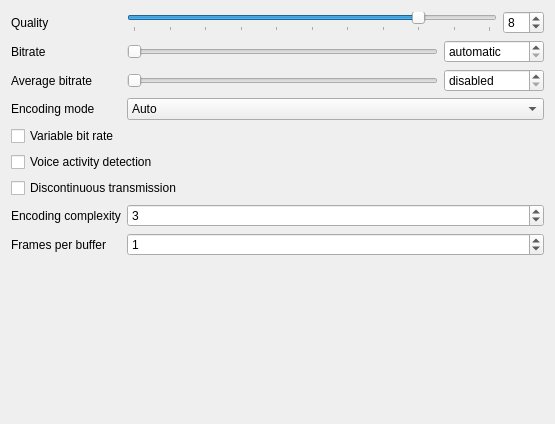
<?xml version="1.0" encoding="UTF-8"?>
<ui version="4.0">
 <class>TranscoderOptionsSpeex</class>
 <widget class="QWidget" name="TranscoderOptionsSpeex">
  <property name="geometry">
   <rect>
    <x>0</x>
    <y>0</y>
    <width>555</width>
    <height>424</height>
   </rect>
  </property>
  <property name="windowTitle">
   <string>Form</string>
  </property>
  <layout class="QFormLayout" name="formLayout">
   <item row="0" column="0">
    <widget class="QLabel" name="label">
     <property name="text">
      <string>Quality</string>
     </property>
    </widget>
   </item>
   <item row="0" column="1">
    <layout class="QHBoxLayout" name="horizontalLayout_2">
     <item>
      <widget class="QSlider" name="quality_slider">
       <property name="maximum">
        <number>10</number>
       </property>
       <property name="value">
        <number>8</number>
       </property>
       <property name="orientation">
        <enum>Qt::Horizontal</enum>
       </property>
       <property name="tickPosition">
        <enum>QSlider::TicksBelow</enum>
       </property>
      </widget>
     </item>
     <item>
      <widget class="QSpinBox" name="quality_spinbox">
       <property name="maximum">
        <number>10</number>
       </property>
       <property name="value">
        <number>8</number>
       </property>
      </widget>
     </item>
    </layout>
   </item>
   <item row="1" column="0">
    <widget class="QLabel" name="label_2">
     <property name="text">
      <string>Bitrate</string>
     </property>
    </widget>
   </item>
   <item row="1" column="1">
    <layout class="QHBoxLayout" name="horizontalLayout">
     <item>
      <widget class="QSlider" name="bitrate_slider">
       <property name="maximum">
        <number>320</number>
       </property>
       <property name="singleStep">
        <number>8</number>
       </property>
       <property name="pageStep">
        <number>32</number>
       </property>
       <property name="orientation">
        <enum>Qt::Horizontal</enum>
       </property>
      </widget>
     </item>
     <item>
      <widget class="QSpinBox" name="bitrate_spinbox">
       <property name="minimumSize">
        <size>
         <width>100</width>
         <height>0</height>
        </size>
       </property>
       <property name="specialValueText">
        <string>automatic</string>
       </property>
       <property name="suffix">
        <string> kbps</string>
       </property>
       <property name="maximum">
        <number>320</number>
       </property>
       <property name="singleStep">
        <number>8</number>
       </property>
      </widget>
     </item>
    </layout>
   </item>
   <item row="2" column="0">
    <widget class="QLabel" name="label_4">
     <property name="text">
      <string>Average bitrate</string>
     </property>
    </widget>
   </item>
   <item row="2" column="1">
    <layout class="QHBoxLayout" name="horizontalLayout_3">
     <item>
      <widget class="QSlider" name="abr_slider">
       <property name="maximum">
        <number>320</number>
       </property>
       <property name="singleStep">
        <number>8</number>
       </property>
       <property name="pageStep">
        <number>32</number>
       </property>
       <property name="orientation">
        <enum>Qt::Horizontal</enum>
       </property>
      </widget>
     </item>
     <item>
      <widget class="QSpinBox" name="abr_spinbox">
       <property name="minimumSize">
        <size>
         <width>100</width>
         <height>0</height>
        </size>
       </property>
       <property name="specialValueText">
        <string>disabled</string>
       </property>
       <property name="suffix">
        <string> kbps</string>
       </property>
       <property name="maximum">
        <number>320</number>
       </property>
       <property name="singleStep">
        <number>8</number>
       </property>
      </widget>
     </item>
    </layout>
   </item>
   <item row="3" column="0">
    <widget class="QLabel" name="label_3">
     <property name="text">
      <string>Encoding mode</string>
     </property>
    </widget>
   </item>
   <item row="3" column="1">
    <widget class="QComboBox" name="mode">
     <item>
      <property name="text">
       <string>Auto</string>
      </property>
     </item>
     <item>
      <property name="text">
       <string>Ultra wide band (UWB)</string>
      </property>
     </item>
     <item>
      <property name="text">
       <string>Wide band (WB)</string>
      </property>
     </item>
     <item>
      <property name="text">
       <string>Narrow band (NB)</string>
      </property>
     </item>
    </widget>
   </item>
   <item row="4" column="0" colspan="2">
    <widget class="QCheckBox" name="vbr">
     <property name="text">
      <string>Variable bit rate</string>
     </property>
    </widget>
   </item>
   <item row="5" column="0" colspan="2">
    <widget class="QCheckBox" name="vad">
     <property name="text">
      <string>Voice activity detection</string>
     </property>
    </widget>
   </item>
   <item row="6" column="0" colspan="2">
    <widget class="QCheckBox" name="dtx">
     <property name="text">
      <string>Discontinuous transmission</string>
     </property>
    </widget>
   </item>
   <item row="7" column="0">
    <widget class="QLabel" name="label_5">
     <property name="text">
      <string>Encoding complexity</string>
     </property>
    </widget>
   </item>
   <item row="7" column="1">
    <widget class="QSpinBox" name="complexity">
     <property name="maximum">
      <number>10000</number>
     </property>
     <property name="value">
      <number>3</number>
     </property>
    </widget>
   </item>
   <item row="8" column="0">
    <widget class="QLabel" name="label_6">
     <property name="text">
      <string>Frames per buffer</string>
     </property>
    </widget>
   </item>
   <item row="8" column="1">
    <widget class="QSpinBox" name="nframes">
     <property name="maximum">
      <number>10000</number>
     </property>
     <property name="value">
      <number>1</number>
     </property>
    </widget>
   </item>
  </layout>
 </widget>
 <tabstops>
  <tabstop>quality_slider</tabstop>
  <tabstop>quality_spinbox</tabstop>
  <tabstop>bitrate_slider</tabstop>
  <tabstop>bitrate_spinbox</tabstop>
  <tabstop>abr_slider</tabstop>
  <tabstop>abr_spinbox</tabstop>
  <tabstop>mode</tabstop>
  <tabstop>vbr</tabstop>
  <tabstop>vad</tabstop>
  <tabstop>dtx</tabstop>
  <tabstop>complexity</tabstop>
  <tabstop>nframes</tabstop>
 </tabstops>
 <resources/>
 <connections>
  <connection>
   <sender>quality_slider</sender>
   <signal>valueChanged(int)</signal>
   <receiver>quality_spinbox</receiver>
   <slot>setValue(int)</slot>
   <hints>
    <hint type="sourcelabel">
     <x>232</x>
     <y>29</y>
    </hint>
    <hint type="destinationlabel">
     <x>525</x>
     <y>23</y>
    </hint>
   </hints>
  </connection>
  <connection>
   <sender>quality_spinbox</sender>
   <signal>valueChanged(int)</signal>
   <receiver>quality_slider</receiver>
   <slot>setValue(int)</slot>
   <hints>
    <hint type="sourcelabel">
     <x>517</x>
     <y>25</y>
    </hint>
    <hint type="destinationlabel">
     <x>248</x>
     <y>31</y>
    </hint>
   </hints>
  </connection>
  <connection>
   <sender>bitrate_slider</sender>
   <signal>valueChanged(int)</signal>
   <receiver>bitrate_spinbox</receiver>
   <slot>setValue(int)</slot>
   <hints>
    <hint type="sourcelabel">
     <x>185</x>
     <y>66</y>
    </hint>
    <hint type="destinationlabel">
     <x>445</x>
     <y>51</y>
    </hint>
   </hints>
  </connection>
  <connection>
   <sender>bitrate_spinbox</sender>
   <signal>valueChanged(int)</signal>
   <receiver>bitrate_slider</receiver>
   <slot>setValue(int)</slot>
   <hints>
    <hint type="sourcelabel">
     <x>471</x>
     <y>68</y>
    </hint>
    <hint type="destinationlabel">
     <x>214</x>
     <y>56</y>
    </hint>
   </hints>
  </connection>
  <connection>
   <sender>abr_slider</sender>
   <signal>valueChanged(int)</signal>
   <receiver>abr_spinbox</receiver>
   <slot>setValue(int)</slot>
   <hints>
    <hint type="sourcelabel">
     <x>323</x>
     <y>90</y>
    </hint>
    <hint type="destinationlabel">
     <x>500</x>
     <y>95</y>
    </hint>
   </hints>
  </connection>
  <connection>
   <sender>abr_spinbox</sender>
   <signal>valueChanged(int)</signal>
   <receiver>abr_slider</receiver>
   <slot>setValue(int)</slot>
   <hints>
    <hint type="sourcelabel">
     <x>493</x>
     <y>84</y>
    </hint>
    <hint type="destinationlabel">
     <x>339</x>
     <y>94</y>
    </hint>
   </hints>
  </connection>
 </connections>
</ui>
